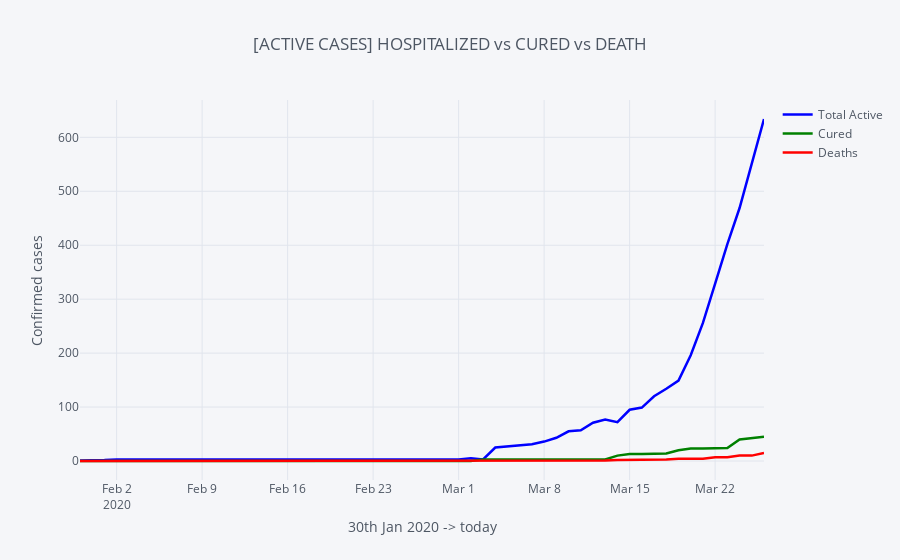

Notebook code for this chart:
### Code cell
india[['Total Active','Cured','Deaths']].iplot(title='[ACTIVE CASES]\nHOSPITALIZED vs CURED vs DEATH',
                                      colors={'Total Active':'blue','Cured':'green','Deaths':'red'}, width=2.5
                                              ,xTitle='30th Jan 2020 -> today', yTitle='Confirmed cases')

### Figure 1 — Plotly figure (JSON) as saved in the notebook; plotly's stock layout.template omitted (floating-point values rounded to 4 significant figures)
{"data": [{"line": {"color": "blue", "dash": "solid", "shape": "linear", "width": 2.5}, "mode": "lines", "name": "Total Active", "text": "", "type": "scatter", "uid": "15dcc314-3c76-4da8-ac35-a03128f88de5", "x": ["2020-01-30", "2020-01-31", "2020-02-01", "2020-02-02", "2020-02-03", "2020-02-04", "2020-02-05", "2020-02-06", "2020-02-07", "2020-02-08", "2020-02-09", "2020-02-10", "2020-02-11", "2020-02-12", "2020-02-13", "2020-02-14", "2020-02-15", "2020-02-16", "2020-02-17", "2020-02-18", "2020-02-19", "2020-02-20", "2020-02-21", "2020-02-22", "2020-02-23", "2020-02-24", "2020-02-25", "2020-02-26", "2020-02-27", "2020-02-28", "2020-02-29", "2020-03-01", "2020-03-02", "2020-03-03", "2020-03-04", "2020-03-05", "2020-03-06", "2020-03-07", "2020-03-08", "2020-03-09", "2020-03-10", "2020-03-11", "2020-03-12", "2020-03-13", "2020-03-14", "2020-03-15", "2020-03-16", "2020-03-17", "2020-03-18", "2020-03-19", "2020-03-20", "2020-03-21", "2020-03-22", "2020-03-23", "2020-03-24", "2020-03-25", "2020-03-26"], "y": [1, 1, 2, 3, 3, 3, 3, 3, 3, 3, 3, 3, 3, 3, 3, 3, 3, 3, 3, 3, 3, 3, 3, 3, 3, 3, 3, 3, 3, 3, 3, 3, 5, 3, 25, 27, 28, 31, 36, 43, 55, 57, 71, 77, 72, 95, 99, 120, 134, 149, 196, 256, 329, 402, 469, 553, 634]}, {"line": {"color": "green", "dash": "solid", "shape": "linear", "width": 2.5}, "mode": "lines", "name": "Cured", "text": "", "type": "scatter", "uid": "de79046a-eb2f-4686-9210-78640f0cea00", "x": ["2020-01-30", "2020-01-31", "2020-02-01", "2020-02-02", "2020-02-03", "2020-02-04", "2020-02-05", "2020-02-06", "2020-02-07", "2020-02-08", "2020-02-09", "2020-02-10", "2020-02-11", "2020-02-12", "2020-02-13", "2020-02-14", "2020-02-15", "2020-02-16", "2020-02-17", "2020-02-18", "2020-02-19", "2020-02-20", "2020-02-21", "2020-02-22", "2020-02-23", "2020-02-24", "2020-02-25", "2020-02-26", "2020-02-27", "2020-02-28", "2020-02-29", "2020-03-01", "2020-03-02", "2020-03-03", "2020-03-04", "2020-03-05", "2020-03-06", "2020-03-07", "2020-03-08", "2020-03-09", "2020-03-10", "2020-03-11", "2020-03-12", "2020-03-13", "2020-03-14", "2020-03-15", "2020-03-16", "2020-03-17", "2020-03-18", "2020-03-19", "2020-03-20", "2020-03-21", "2020-03-22", "2020-03-23", "2020-03-24", "2020-03-25", "2020-03-26"], "y": [0, 0, 0, 0, 0, 0, 0, 0, 0, 0, 0, 0, 0, 0, 0, 0, 0, 0, 0, 0, 0, 0, 0, 0, 0, 0, 0, 0, 0, 0, 0, 0, 0, 3, 3, 3, 3, 3, 3, 3, 3, 3, 3, 3, 10, 13, 13, 14, 14, 20, 23, 23, 24, 24, 40, 43, 45]}, {"line": {"color": "red", "dash": "solid", "shape": "linear", "width": 2.5}, "mode": "lines", "name": "Deaths", "text": "", "type": "scatter", "uid": "78210185-2e5a-4803-a458-b29e014dfafd", "x": ["2020-01-30", "2020-01-31", "2020-02-01", "2020-02-02", "2020-02-03", "2020-02-04", "2020-02-05", "2020-02-06", "2020-02-07", "2020-02-08", "2020-02-09", "2020-02-10", "2020-02-11", "2020-02-12", "2020-02-13", "2020-02-14", "2020-02-15", "2020-02-16", "2020-02-17", "2020-02-18", "2020-02-19", "2020-02-20", "2020-02-21", "2020-02-22", "2020-02-23", "2020-02-24", "2020-02-25", "2020-02-26", "2020-02-27", "2020-02-28", "2020-02-29", "2020-03-01", "2020-03-02", "2020-03-03", "2020-03-04", "2020-03-05", "2020-03-06", "2020-03-07", "2020-03-08", "2020-03-09", "2020-03-10", "2020-03-11", "2020-03-12", "2020-03-13", "2020-03-14", "2020-03-15", "2020-03-16", "2020-03-17", "2020-03-18", "2020-03-19", "2020-03-20", "2020-03-21", "2020-03-22", "2020-03-23", "2020-03-24", "2020-03-25", "2020-03-26"], "y": [0, 0, 0, 0, 0, 0, 0, 0, 0, 0, 0, 0, 0, 0, 0, 0, 0, 0, 0, 0, 0, 0, 0, 0, 0, 0, 0, 0, 0, 0, 0, 0, 0, 0, 0, 0, 0, 0, 0, 0, 0, 0, 0, 1, 2, 2, 2, 3, 3, 4, 4, 4, 7, 7, 10, 10, 15]}], "layout": {"legend": {"bgcolor": "#F5F6F9", "font": {"color": "#4D5663"}}, "paper_bgcolor": "#F5F6F9", "plot_bgcolor": "#F5F6F9", "title": {"font": {"color": "#4D5663"}, "text": "[ACTIVE CASES]\nHOSPITALIZED vs CURED vs DEATH"}, "xaxis": {"gridcolor": "#E1E5ED", "showgrid": true, "tickfont": {"color": "#4D5663"}, "title": {"font": {"color": "#4D5663"}, "text": "30th Jan 2020 -> today"}, "zerolinecolor": "#E1E5ED"}, "yaxis": {"gridcolor": "#E1E5ED", "showgrid": true, "tickfont": {"color": "#4D5663"}, "title": {"font": {"color": "#4D5663"}, "text": "Confirmed cases"}, "zerolinecolor": "#E1E5ED"}}}
